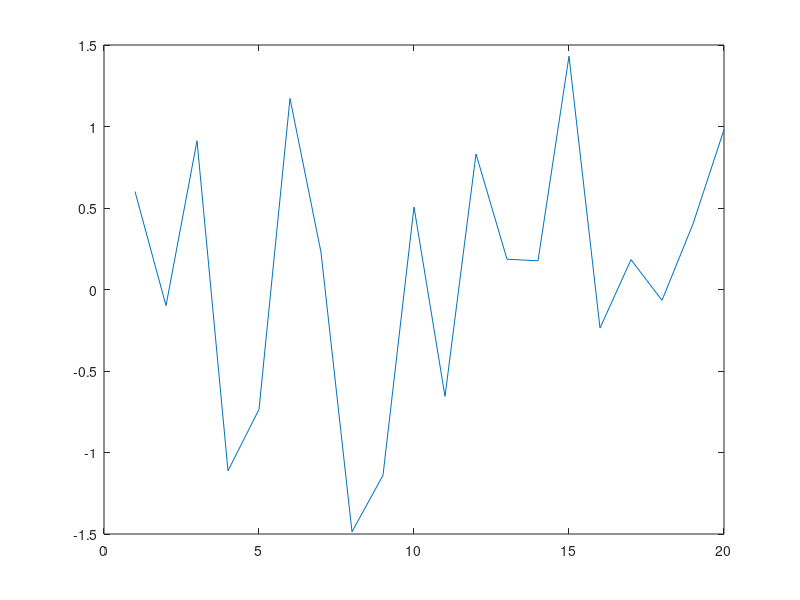

Recreate this plot in MATLAB. (Note: this script raises an error after producing the figure.)
clear all
close all
clc

figure(1); clf;
plot(randn(20,1))
xtl = {{'one';'two';'three'} '\alpha' {'\beta';'\gamma'}};
h = my_xticklabels(gca,[1 10 18],xtl);

% % vertical
% h = my_xticklabels([1 10 18],xtl, ...
%     'Rotation',-90, ...
%     'VerticalAlignment','middle', ...
%     'HorizontalAlignment','left');